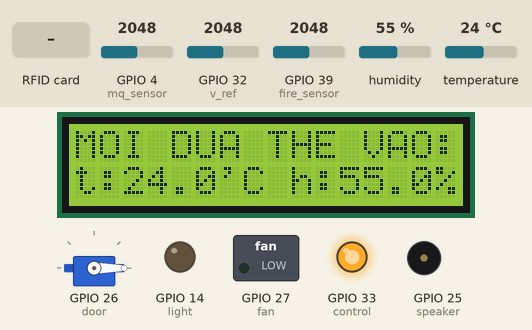
Recording of a sketch running on a simulated ESP32. On the bench: servo, 16×2 character LCD, switched loads named in the sketch (green lamp = pin HIGH), output pins drawn as LEDs (lit = HIGH), buzzer (waves = sounding, pin HIGH). The test bench sets the inputs (shaded band); at power-on: GPIO 4 (mq_sensor) = 2048, GPIO 39 (fire_sensor) = 2048, GPIO 32 (v_ref) = 2048, humidity 55 %, temperature 24 °C. WiFi joins after 1.5 s; servers stay silent unless stated; uploads are accepted with an empty reply; what the sketch prints to the serial monitor is not drawn.

Above: at 3.4 s.
3.5 s: RFID card 77 65 40 24 38 held to the reader
At 4.4 s:
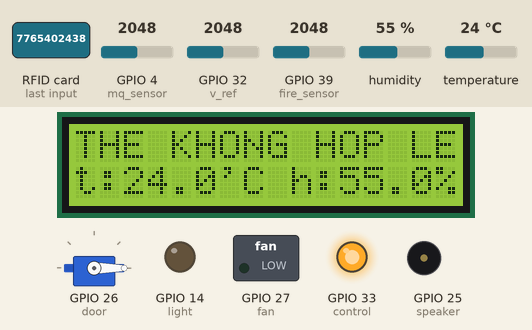
9.7 s: GPIO 4 (mq_sensor) set to 2936
11.2 s: GPIO 4 (mq_sensor) set to 3030
At 12.9 s:
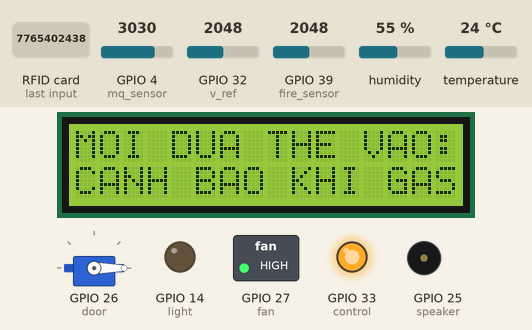
17.4 s: GPIO 39 (fire_sensor) set to 157
20.1 s: GPIO 39 (fire_sensor) set to 140
At 22.3 s:
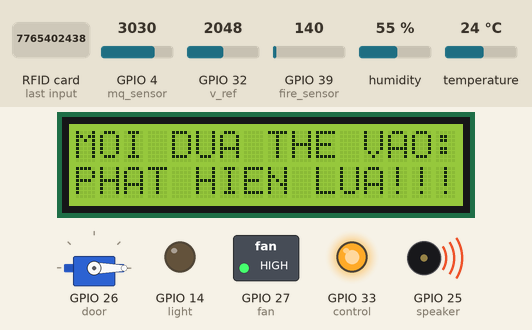
26.3 s: RFID card F6 8C F6 03 held to the reader
At 32.8 s:
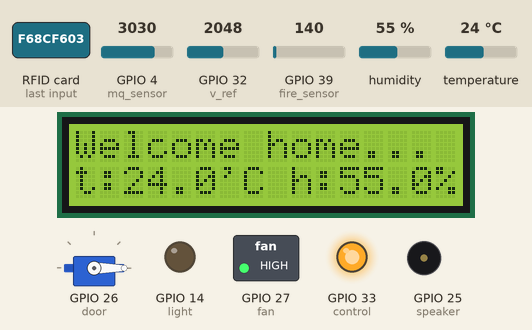
Timing chart, 0 to 38.2 s (numbered marks = the images above; inputs shaded):
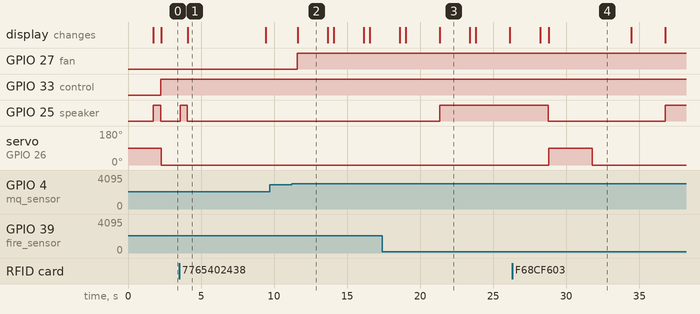

Measured:
- the behaviour switches between 2999 and 3000 on GPIO 4 (mq_sensor) (found by bisection; images 1 and 2)
- the behaviour switches between 151 and 150 on GPIO 39 (fire_sensor) (found by bisection; images 2 and 3)
- after the input at 3.5 s, GPIO 25 (speaker): LOW → HIGH after 0.06 s, → LOW 0.50 s later; the display: changes after 0.59 s (image 1)
- after the input at 9.7 s, every drawn part: stays the same
- after the input at 11.2 s, GPIO 27 (fan): LOW → HIGH after 0.40 s; the display: changes after 0.43 s (image 2)
- after the input at 20.1 s, GPIO 25 (speaker): LOW → HIGH after 1.3 s; the display: changes after 1.3 s (image 3)
- after the input at 26.3 s, GPIO 25 (speaker): HIGH → LOW after 2.5 s, → HIGH 8.0 s later; servo on GPIO 26 (door): 0° → 90° after 2.5 s, → 0° 3.0 s later
- what the display in image 1 shows lasts 5.3 s, from 4.1 s to 9.4 s

The sketch:

main.ino
```cpp
#define BLYNK_PRINT Serial
#define BLYNK_TEMPLATE_ID "TMPL6jvUtX6Aj"
#define BLYNK_TEMPLATE_NAME "SMART HOME BY QUANG NGUYEN"
#define BLYNK_AUTH_TOKEN "7xiLTONcgThzI2q6FT26UWHT8MHbC1-F"

#include <DHT.h>
#include <Wire.h>
#include <LiquidCrystal_I2C.h>
#include <SPI.h>
#include <MFRC522.h>
#include <ESP32Servo.h>
#include <WiFi.h>
#include <HTTPClient.h>
#include <WiFiClient.h>
#include <WiFiClientSecure.h>
#include <BlynkSimpleEsp32.h>
#include <UniversalTelegramBot.h>
#include <ArduinoJson.h>

#define cb_dht 12
#define speaker 25
#define v_ref 32
#define mq_sensor 4
#define control 33
#define fire_sensor 39
#define fan 27
#define light 14
#define door 26
#define ldr 35
#define SS_PIN 5
#define RST_PIN 17
#define BOTtoken "7912718575:AAHOWNU2czEGbqvV5kKRBU6Nhi9v9JDs7jQ"
#define CHAT_ID "7765402438"

char ssid[] = "Canh Ca Thai Binh";
char pass[] = "giang1992";
const String sheet_url = "https://script.google.com/macros/s/AKfycbzu8PP50TFVlS0kiUYdVpkHClNLrM7byl7WeEvdA3eQtOdBLNCZOf7cm8bkfR_EwP4dXA/exec?name=";
int blockNum = 2;
byte bufferLen = 18;
byte readBlockData[18];
String card_holder_name;
DHT dht(cb_dht, DHT11);
LiquidCrystal_I2C lcd(0x27, 16, 2);
MFRC522 rfid(SS_PIN, RST_PIN);
MFRC522::MIFARE_Key key;
MFRC522::StatusCode status;
WiFiClientSecure client;
UniversalTelegramBot bot(BOTtoken, client);
Servo myservo;
// BlynkTimer timer;

byte authorizedUID1[] = {0x65, 0xdd, 0x0f, 0xad};
byte authorizedUID2[] = {0xf6, 0x8c, 0xf6, 0x03}; // khoa so 1
byte authorizedUID3[] = {0xc1, 0x2d, 0xa3, 0x7b}; // khoa so 2

int botRequestDelay = 1000;

void setup()
{
  Serial.begin(9600);

  WiFi.begin(ssid, pass);
  while (WiFi.status() != WL_CONNECTED)
  {
    Serial.print(".");
    delay(200);
  }
  Serial.println("");
  Serial.println("WiFi connected.");
  Serial.println("IP address: ");
  Serial.println(WiFi.localIP());
  Serial.println();

  pinMode(speaker, OUTPUT);
  pinMode(v_ref, INPUT);
  pinMode(mq_sensor, INPUT);
  pinMode(control, OUTPUT);
  pinMode(fire_sensor, INPUT);
  pinMode(light, OUTPUT);
  pinMode(fan, OUTPUT);
  pinMode(ldr, INPUT);

  myservo.attach(door);

  SPI.begin();
  rfid.PCD_Init();

  lcd.init();
  lcd.backlight();

  lcd.setCursor(0, 0);
  lcd.print("STARTING.....");
  digitalWrite(speaker, HIGH);
  delay(500);
  digitalWrite(speaker, LOW);
  lcd.clear();

  dht.begin();
  client.setCACert(TELEGRAM_CERTIFICATE_ROOT);
  // Blynk.begin(BLYNK_AUTH_TOKEN, ssid, pass);
}

void loop()
{

  charger();
  gas_check(mq_sensor);
  fire_check(fire_sensor);
  // light_check();
  float h = dht.readHumidity();
  float t = dht.readTemperature();
  // Blynk.virtualWrite(V3, h);
  // Blynk.virtualWrite(V4, t);

  String content = "";
  myservo.write(0);
  lcd.setCursor(0, 0);
  lcd.print("MOI DUA THE VAO:");

  lcd.setCursor(0, 1);
  lcd.print("t:");
  lcd.setCursor(2, 1);
  lcd.print(t, 1);
  lcd.setCursor(6, 1);
  lcd.print("'C h:");
  lcd.setCursor(11, 1);
  lcd.print(h, 1);
  lcd.setCursor(15, 1);
  lcd.print("%");

  rfid.PCD_Init();

  if (!rfid.PICC_IsNewCardPresent() || !rfid.PICC_ReadCardSerial())
  {
    return;
  }
  ReadDataFromBlock(blockNum, readBlockData);
  for (byte i = 0; i < rfid.uid.size; i++)
  {
    content.concat(String(rfid.uid.uidByte[i] < 0x10 ? " 0" : " "));
    content.concat(String(rfid.uid.uidByte[i], HEX));
  }

  bool authorized = false;
  for (byte i = 0; i < rfid.uid.size; i++)
  {
    if (rfid.uid.uidByte[i] == authorizedUID3[i] || rfid.uid.uidByte[i] == authorizedUID2[i])
    {
      authorized = true;
      break;
    }
  }

  if (authorized)
  {
    digitalWrite(speaker, HIGH);
    delay(500);
    digitalWrite(speaker, LOW);
    lcd.setCursor(0, 0);
    lcd.print("                ");
    lcd.setCursor(0, 0);
    lcd.print("Welcome home...");
    myservo.write(90);
    delay(3000);
    myservo.write(0);
  }
  else
  {
    digitalWrite(speaker, HIGH);
    delay(500);
    digitalWrite(speaker, LOW);
    lcd.setCursor(0, 0);
    lcd.print("                ");
    lcd.setCursor(0, 0);
    lcd.print("THE KHONG HOP LE");
    myservo.write(0);
    delay(3000);
  }

  for (int j = 0; j < 16; j++)
  {
    Serial.write(readBlockData[j]);
  }
  if (WiFi.status() == WL_CONNECTED)
  {
    WiFiClientSecure client;
    client.setInsecure();
    card_holder_name = sheet_url + String((char *)readBlockData);
    card_holder_name.trim();
    Serial.println(card_holder_name);
    HTTPClient https;
    Serial.print(F("[HTTPS] begin...\n"));

    if (https.begin(client, (String)card_holder_name))
    {
      Serial.print(F("[HTTPS] GET...\n"));
      // start connection and send HTTP header
      int httpCode = https.GET();
      // httpCode will be negative on error
      if (httpCode > 0)
      {
        // HTTP header has been sent and Server response header has been handled
        Serial.printf("[HTTPS] GET... code: %d\n", httpCode);
        // file found at server
      }
      else
      {
        Serial.printf("[HTTPS] GET... failed, error: %s\n", https.errorToString(httpCode).c_str());
      }
      https.end();
      delay(1000);
    }
    else
    {
      Serial.printf("[HTTPS] Unable to connect\n");
    }
  }

  rfid.PICC_HaltA();

  delay(1000);
  // Blynk.run();
  // timer.run();
}

double ReadVoltage(byte pin)
{
  double reading = analogRead(pin);
  if (reading < 1 || reading > 4095)
    return 0;
  return -0.000000000000016 * pow(reading, 4) + 0.000000000118171 * pow(reading, 3) - 0.000000301211691 * pow(reading, 2) + 0.001109019271794 * reading + 0.034143524634089;
}

void fire_check(int y)
{
  int fire = analogRead(y);
  int check2 = 0;
  if (fire <= 150)
  {
    check2 = 1;
    bot.sendMessage(CHAT_ID, "DANG CO CHAY!", "");
    lcd.setCursor(0, 1);
    lcd.print("                ");
    lcd.setCursor(0, 1);
    lcd.print("PHAT HIEN LUA!!!");
    digitalWrite(speaker, HIGH);
    delay(2000);
  }
  else
  {
    check2 = 0;
    digitalWrite(speaker, LOW);
  }
  Blynk.virtualWrite(V2, check2);
}

void gas_check(int x)
{
  float mqValue = analogRead(x);
  Serial.println(mqValue);
  if (mqValue >= 3000)
  {
    bot.sendMessage(CHAT_ID, "KHONG KHI CO KHA NANG XAY RA CHAY!", "");
    digitalWrite(fan, HIGH);
    lcd.setCursor(0, 1);
    lcd.print("                ");
    lcd.setCursor(0, 1);
    lcd.print("CANH BAO KHI GAS");
    delay(2000);
  }
  else
  {
    digitalWrite(fan, LOW);
  }
}

void charger()
{
  int check3 = 0;
  float voltage = ReadVoltage(v_ref) * 2;
  if (voltage > 3.5)
  {
    digitalWrite(control, HIGH);
    check3 = 1;
  }

  else
  {
    digitalWrite(control, LOW);
    check3 = 0;
  }
  Blynk.virtualWrite(V5, check3);
}

const int numSamples = 10;

int readFilteredValue()
{
  long sum = 0;
  for (int i = 0; i < numSamples; i++)
  {
    sum += analogRead(ldr);
    delay(5);
  }
  return sum / numSamples;
}
void light_check()
{
  int sensorValue = readFilteredValue();
  int check = 0;
  if (sensorValue >= 4000)
  {
    digitalWrite(light, HIGH);
    check = 1;
  }
  else
  {
    digitalWrite(light, LOW);
    check = 0;
  }
  // Blynk.virtualWrite(V1, check);
}

void ReadDataFromBlock(int blockNum, byte readBlockData[])
{
  for (byte i = 0; i < 6; i++)
  {
    key.keyByte[i] = 0xFF;
  }
  status = rfid.PCD_Authenticate(MFRC522::PICC_CMD_MF_AUTH_KEY_A, blockNum, &key, &(rfid.uid));
  if (status != MFRC522::STATUS_OK)
  {
    Serial.print("Authentication failed for Read: ");
    Serial.println(rfid.GetStatusCodeName(status));
    return;
  }
  else
  {
    Serial.println("Authentication success");
  }
  status = rfid.MIFARE_Read(blockNum, readBlockData, &bufferLen);
  if (status != MFRC522::STATUS_OK)
  {
    Serial.print("Reading failed: ");
    Serial.println(rfid.GetStatusCodeName(status));
    return;
  }
  else
  {
    Serial.println("Block was read successfully");
  }
}
```
